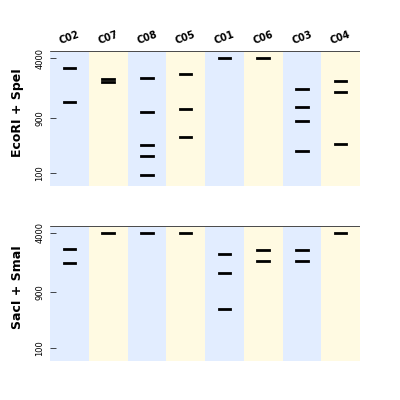

Write the Python code that produced this figure.


from bandwitch import (SeparatingDigestionsProblem, plot_separating_digests,
                       LADDERS, digestions_list_to_string)
from dnachisel.biotools import random_dna_sequence
from gelsimulator import GelSimulator

enzymes = ["EcoRI", "BamHI", "XhoI", "EcoRV", "SpeI", "XbaI", "NotI",
           "SacI", "SmaI", "HindIII", "PstI"]
sequences = {"C%02d" % (i + 1): random_dna_sequence(4000) for i in range(8)}

problem = SeparatingDigestionsProblem(sequences, enzymes, linear=False,
                                      ladder=LADDERS['100_to_4k'],
                                      max_enzymes_per_digestion=2,
                                      relative_error=0.15)
digestions = problem.select_digestions()
print (digestions_list_to_string(digestions))
axes = plot_separating_digests(GelSimulator(LADDERS['100_to_4k']), digestions,
                               problem.sequences_digestions)
axes[0].figure.savefig("simple_combinatorial.png")
